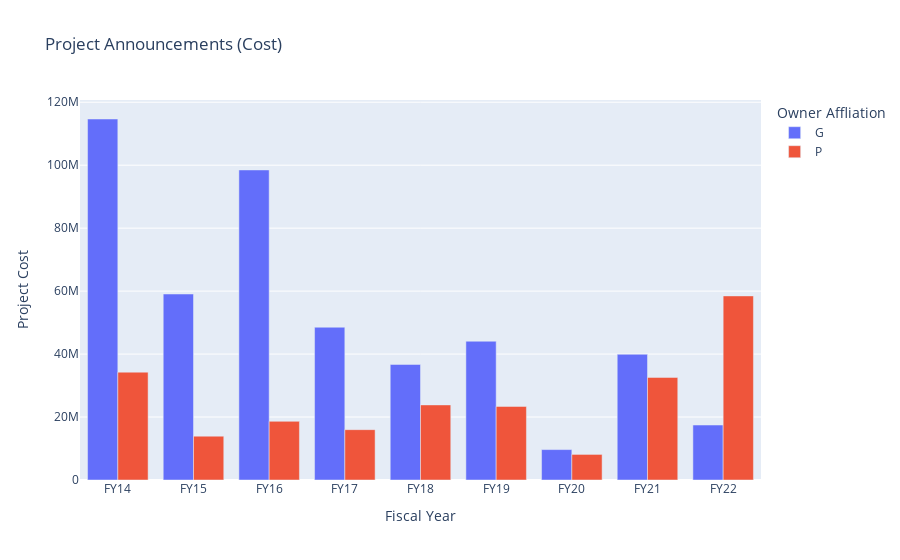

The cell this chart's notebook holds for it:
### Markdown cell above
### Question: Who has been investing in Capex Projects i.e. project owner affliation (Pvt vs Govt)
Ans: In terms of number of announcements, Government led the pack in FY 2014 and 2015 and the next part of the decade, the private sector announcements exceeded the government the rest of the time until end of FY 2022.

Ans: Part-B: In terms of committed spending, Government announcements far exceeded the provate sector until FY 2020,  the private sector announcements matched the government's spending commitments in FY 2021 and exceeded the government only in FY 2022.

### Code cell
# grouped_df = df.groupby(['Fiscal_Year','Owner Affliation'])['Project Name'].count().reset_index()
grouped_df = df.groupby(['Fiscal_Year','Owner Affliation'])['Cost (Rs.million)'].sum().reset_index()

# # Create the bar chart using Plotly
# fig = px.bar(grouped_df, x='Fiscal_Year', y='Project Name', color='Owner Affliation',barmode='group',
# #              color_discrete_map=quarter_colors,
#              labels={'Fiscal_Year': 'Fiscal Year', 'Project Name': 'Project Announcements(count)'},
#              title='Project Announcements (Count)',
# #              color_discrete_sequence=px.colors.qualitative.Set1,
#             )

fig = px.bar(grouped_df, x='Fiscal_Year', y='Cost (Rs.million)', color='Owner Affliation',barmode='group',
#              color_discrete_map=quarter_colors,
             labels={'Fiscal_Year': 'Fiscal Year', 'Cost (Rs.million)': 'Project Cost'},
             title='Project Announcements (Cost)',
#              color_discrete_sequence=px.colors.qualitative.Set1,
            )

# Set x-axis labels to include both FY and Quarter
fig.update_xaxes(tickmode='array', 
                 tickvals=grouped_df.index,
#                  ticktext=[f"{row['Fiscal_Year']} Q{row['Quarter']}" for idx, row in grouped_df.iterrows()]
                )

# Show the plot
fig.show()

### Figure 1 — Plotly figure (JSON) as saved in the notebook; plotly's stock layout.template omitted (floating-point values rounded to 4 significant figures)
{"data": [{"alignmentgroup": "True", "hovertemplate": "Owner Affliation=G<br>Fiscal Year=%{x}<br>Project Cost=%{y}<extra></extra>", "legendgroup": "G", "marker": {"color": "#636efa", "pattern": {"shape": ""}}, "name": "G", "offsetgroup": "G", "orientation": "v", "showlegend": true, "textposition": "auto", "type": "bar", "x": ["FY14", "FY15", "FY16", "FY17", "FY18", "FY19", "FY20", "FY21", "FY22"], "xaxis": "x", "y": [114700000.0, 59090000.0, 98490000.0, 48530000.0, 36711888, 44080000.0, 9662000.0, 39930000.0, 17460000.0], "yaxis": "y"}, {"alignmentgroup": "True", "hovertemplate": "Owner Affliation=P<br>Fiscal Year=%{x}<br>Project Cost=%{y}<extra></extra>", "legendgroup": "P", "marker": {"color": "#EF553B", "pattern": {"shape": ""}}, "name": "P", "offsetgroup": "P", "orientation": "v", "showlegend": true, "textposition": "auto", "type": "bar", "x": ["FY14", "FY15", "FY16", "FY17", "FY18", "FY19", "FY20", "FY21", "FY22"], "xaxis": "x", "y": [34260000.0, 13920000.0, 18640000.0, 15990000.0, 23850000.0, 23370000.0, 8125000.0, 32590000.0, 58480000.0], "yaxis": "y"}], "layout": {"barmode": "group", "legend": {"title": {"text": "Owner Affliation"}, "tracegroupgap": 0}, "title": {"text": "Project Announcements (Cost)"}, "xaxis": {"anchor": "y", "domain": [0, 1], "tickmode": "array", "tickvals": [0, 1, 2, 3, 4, 5, 6, 7, 8, 9, 10, 11, 12, 13, 14, 15, 16, 17], "title": {"text": "Fiscal Year"}}, "yaxis": {"anchor": "x", "domain": [0, 1], "title": {"text": "Project Cost"}}}}
